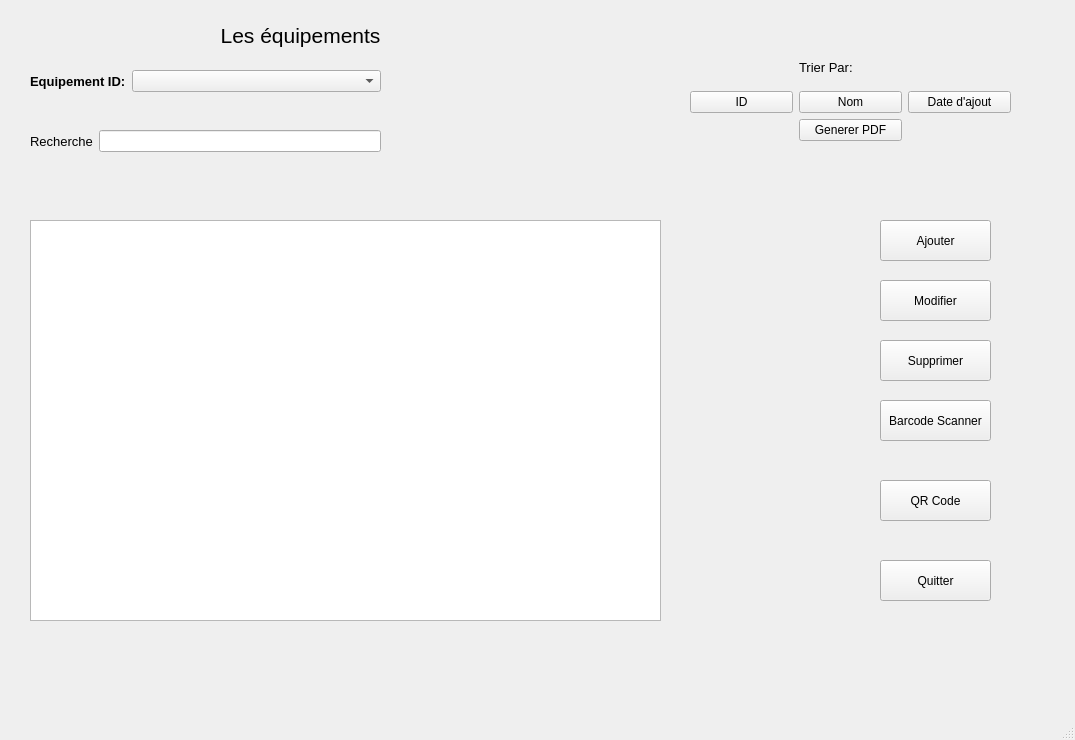
<?xml version="1.0" encoding="UTF-8"?>
<ui version="4.0">
 <class>MainWindow</class>
 <widget class="QMainWindow" name="MainWindow">
  <property name="geometry">
   <rect>
    <x>0</x>
    <y>0</y>
    <width>1075</width>
    <height>740</height>
   </rect>
  </property>
  <property name="windowTitle">
   <string>MainWindow</string>
  </property>
  <widget class="QWidget" name="centralwidget">
   <widget class="QStackedWidget" name="stackedWidget">
    <property name="geometry">
     <rect>
      <x>10</x>
      <y>10</y>
      <width>1031</width>
      <height>691</height>
     </rect>
    </property>
    <property name="currentIndex">
     <number>1</number>
    </property>
    <widget class="QWidget" name="page">
     <widget class="QLabel" name="label">
      <property name="geometry">
       <rect>
        <x>370</x>
        <y>40</y>
        <width>131</width>
        <height>41</height>
       </rect>
      </property>
      <property name="text">
       <string>Ajouter un Equipement</string>
      </property>
     </widget>
     <widget class="QWidget" name="formLayoutWidget">
      <property name="geometry">
       <rect>
        <x>310</x>
        <y>130</y>
        <width>301</width>
        <height>41</height>
       </rect>
      </property>
      <layout class="QFormLayout" name="formLayout">
       <item row="0" column="0">
        <widget class="QLabel" name="label_2">
         <property name="text">
          <string>ID:</string>
         </property>
        </widget>
       </item>
       <item row="0" column="1">
        <widget class="QLineEdit" name="eID"/>
       </item>
      </layout>
     </widget>
     <widget class="QWidget" name="formLayoutWidget_2">
      <property name="geometry">
       <rect>
        <x>310</x>
        <y>260</y>
        <width>301</width>
        <height>41</height>
       </rect>
      </property>
      <layout class="QFormLayout" name="formLayout_2">
       <item row="0" column="0">
        <widget class="QLabel" name="label_3">
         <property name="text">
          <string>Marque:</string>
         </property>
        </widget>
       </item>
       <item row="0" column="1">
        <widget class="QLineEdit" name="e_marque"/>
       </item>
      </layout>
     </widget>
     <widget class="QWidget" name="formLayoutWidget_3">
      <property name="geometry">
       <rect>
        <x>310</x>
        <y>190</y>
        <width>301</width>
        <height>51</height>
       </rect>
      </property>
      <layout class="QFormLayout" name="formLayout_3">
       <item row="0" column="1">
        <widget class="QComboBox" name="e_type">
         <item>
          <property name="text">
           <string/>
          </property>
         </item>
         <item>
          <property name="text">
           <string>PC</string>
          </property>
         </item>
         <item>
          <property name="text">
           <string>Impremente</string>
          </property>
         </item>
         <item>
          <property name="text">
           <string>Clavier</string>
          </property>
         </item>
         <item>
          <property name="text">
           <string>Souris</string>
          </property>
         </item>
         <item>
          <property name="text">
           <string>Software</string>
          </property>
         </item>
        </widget>
       </item>
       <item row="0" column="0">
        <widget class="QLabel" name="label_4">
         <property name="text">
          <string>Type:</string>
         </property>
        </widget>
       </item>
      </layout>
     </widget>
     <widget class="QWidget" name="horizontalLayoutWidget">
      <property name="geometry">
       <rect>
        <x>310</x>
        <y>330</y>
        <width>301</width>
        <height>61</height>
       </rect>
      </property>
      <layout class="QHBoxLayout" name="horizontalLayout">
       <item>
        <widget class="QLabel" name="label_5">
         <property name="text">
          <string>Etat:</string>
         </property>
        </widget>
       </item>
       <item>
        <widget class="QRadioButton" name="radioButton_2">
         <property name="text">
          <string>Fonctionnel</string>
         </property>
        </widget>
       </item>
       <item>
        <widget class="QRadioButton" name="radioButton">
         <property name="text">
          <string>Defectieux</string>
         </property>
        </widget>
       </item>
      </layout>
     </widget>
     <widget class="QWidget" name="horizontalLayoutWidget_2">
      <property name="geometry">
       <rect>
        <x>580</x>
        <y>440</y>
        <width>261</width>
        <height>111</height>
       </rect>
      </property>
      <layout class="QHBoxLayout" name="horizontalLayout_2">
       <item>
        <widget class="QPushButton" name="Add_button">
         <property name="text">
          <string>Ajouter</string>
         </property>
        </widget>
       </item>
       <item>
        <widget class="QPushButton" name="Cancel_button">
         <property name="text">
          <string>Annuler</string>
         </property>
        </widget>
       </item>
      </layout>
     </widget>
    </widget>
    <widget class="QWidget" name="page_2">
     <widget class="QPushButton" name="update_btn">
      <property name="geometry">
       <rect>
        <x>870</x>
        <y>270</y>
        <width>111</width>
        <height>41</height>
       </rect>
      </property>
      <property name="text">
       <string>Modifier</string>
      </property>
     </widget>
     <widget class="QPushButton" name="delete_btn">
      <property name="geometry">
       <rect>
        <x>870</x>
        <y>330</y>
        <width>111</width>
        <height>41</height>
       </rect>
      </property>
      <property name="text">
       <string>Supprimer</string>
      </property>
     </widget>
     <widget class="QPushButton" name="pushButton_3">
      <property name="geometry">
       <rect>
        <x>870</x>
        <y>550</y>
        <width>111</width>
        <height>41</height>
       </rect>
      </property>
      <property name="text">
       <string>Quitter</string>
      </property>
     </widget>
     <widget class="QPushButton" name="pushButton_AjouterLink">
      <property name="geometry">
       <rect>
        <x>870</x>
        <y>210</y>
        <width>111</width>
        <height>41</height>
       </rect>
      </property>
      <property name="text">
       <string>Ajouter</string>
      </property>
     </widget>
     <widget class="QLabel" name="label_6">
      <property name="geometry">
       <rect>
        <x>150</x>
        <y>0</y>
        <width>281</width>
        <height>51</height>
       </rect>
      </property>
      <property name="font">
       <font>
        <pointsize>16</pointsize>
       </font>
      </property>
      <property name="layoutDirection">
       <enum>Qt::LeftToRight</enum>
      </property>
      <property name="text">
       <string>Les équipements</string>
      </property>
      <property name="alignment">
       <set>Qt::AlignCenter</set>
      </property>
     </widget>
     <widget class="QTableView" name="tableView">
      <property name="geometry">
       <rect>
        <x>20</x>
        <y>210</y>
        <width>631</width>
        <height>401</height>
       </rect>
      </property>
     </widget>
     <widget class="QWidget" name="formLayoutWidget_4">
      <property name="geometry">
       <rect>
        <x>20</x>
        <y>60</y>
        <width>351</width>
        <height>52</height>
       </rect>
      </property>
      <layout class="QFormLayout" name="formLayout_4">
       <item row="0" column="0">
        <widget class="QLabel" name="label_7">
         <property name="font">
          <font>
           <pointsize>10</pointsize>
           <weight>75</weight>
           <bold>true</bold>
          </font>
         </property>
         <property name="text">
          <string>Equipement ID:</string>
         </property>
        </widget>
       </item>
       <item row="0" column="1">
        <widget class="QComboBox" name="comboBox"/>
       </item>
      </layout>
     </widget>
     <widget class="QWidget" name="gridLayoutWidget">
      <property name="geometry">
       <rect>
        <x>680</x>
        <y>40</y>
        <width>321</width>
        <height>91</height>
       </rect>
      </property>
      <layout class="QGridLayout" name="gridLayout">
       <item row="1" column="0">
        <widget class="QPushButton" name="tri_id">
         <property name="text">
          <string>ID</string>
         </property>
        </widget>
       </item>
       <item row="0" column="1">
        <widget class="QLabel" name="label_13">
         <property name="font">
          <font>
           <pointsize>10</pointsize>
          </font>
         </property>
         <property name="text">
          <string>Trier Par:</string>
         </property>
        </widget>
       </item>
       <item row="1" column="2">
        <widget class="QPushButton" name="tri_date_ajout">
         <property name="text">
          <string>Date d'ajout</string>
         </property>
        </widget>
       </item>
       <item row="1" column="1">
        <widget class="QPushButton" name="tri_nom">
         <property name="text">
          <string>Nom</string>
         </property>
        </widget>
       </item>
       <item row="2" column="1">
        <widget class="QPushButton" name="pdf_btn">
         <property name="text">
          <string>Generer PDF</string>
         </property>
        </widget>
       </item>
      </layout>
     </widget>
     <widget class="QPushButton" name="arduino">
      <property name="geometry">
       <rect>
        <x>870</x>
        <y>390</y>
        <width>111</width>
        <height>41</height>
       </rect>
      </property>
      <property name="text">
       <string>Barcode Scanner</string>
      </property>
     </widget>
     <widget class="QPushButton" name="QR_btn">
      <property name="geometry">
       <rect>
        <x>870</x>
        <y>470</y>
        <width>111</width>
        <height>41</height>
       </rect>
      </property>
      <property name="text">
       <string>QR Code</string>
      </property>
     </widget>
     <widget class="QLabel" name="QRCODE_4">
      <property name="geometry">
       <rect>
        <x>690</x>
        <y>290</y>
        <width>131</width>
        <height>131</height>
       </rect>
      </property>
      <property name="text">
       <string/>
      </property>
     </widget>
     <widget class="QWidget" name="formLayoutWidget_8">
      <property name="geometry">
       <rect>
        <x>20</x>
        <y>120</y>
        <width>351</width>
        <height>41</height>
       </rect>
      </property>
      <layout class="QFormLayout" name="formLayout_8">
       <item row="0" column="0">
        <widget class="QLabel" name="label_14">
         <property name="font">
          <font>
           <pointsize>10</pointsize>
          </font>
         </property>
         <property name="text">
          <string>Recherche</string>
         </property>
        </widget>
       </item>
       <item row="0" column="1">
        <widget class="QLineEdit" name="Recherche">
         <property name="maximumSize">
          <size>
           <width>16777200</width>
           <height>16777215</height>
          </size>
         </property>
        </widget>
       </item>
      </layout>
     </widget>
    </widget>
    <widget class="QWidget" name="page_3">
     <widget class="QLabel" name="label_8">
      <property name="geometry">
       <rect>
        <x>290</x>
        <y>30</y>
        <width>191</width>
        <height>51</height>
       </rect>
      </property>
      <property name="font">
       <font>
        <pointsize>10</pointsize>
       </font>
      </property>
      <property name="text">
       <string>Modifier un Equipement</string>
      </property>
     </widget>
     <widget class="QWidget" name="formLayoutWidget_5">
      <property name="geometry">
       <rect>
        <x>230</x>
        <y>110</y>
        <width>281</width>
        <height>41</height>
       </rect>
      </property>
      <layout class="QFormLayout" name="formLayout_5">
       <item row="0" column="0">
        <widget class="QLabel" name="label_9">
         <property name="text">
          <string>ID:</string>
         </property>
        </widget>
       </item>
       <item row="0" column="1">
        <widget class="QComboBox" name="id_comboBox"/>
       </item>
      </layout>
     </widget>
     <widget class="QWidget" name="formLayoutWidget_7">
      <property name="geometry">
       <rect>
        <x>230</x>
        <y>170</y>
        <width>281</width>
        <height>41</height>
       </rect>
      </property>
      <layout class="QFormLayout" name="formLayout_7">
       <item row="0" column="1">
        <widget class="QComboBox" name="e_type_2">
         <item>
          <property name="text">
           <string/>
          </property>
         </item>
         <item>
          <property name="text">
           <string>PC</string>
          </property>
         </item>
         <item>
          <property name="text">
           <string>Impremente</string>
          </property>
         </item>
         <item>
          <property name="text">
           <string>Clavier</string>
          </property>
         </item>
         <item>
          <property name="text">
           <string>Souris</string>
          </property>
         </item>
         <item>
          <property name="text">
           <string>Software</string>
          </property>
         </item>
        </widget>
       </item>
       <item row="0" column="0">
        <widget class="QLabel" name="label_11">
         <property name="text">
          <string>Type:</string>
         </property>
        </widget>
       </item>
      </layout>
     </widget>
     <widget class="QWidget" name="formLayoutWidget_6">
      <property name="geometry">
       <rect>
        <x>230</x>
        <y>230</y>
        <width>281</width>
        <height>41</height>
       </rect>
      </property>
      <layout class="QFormLayout" name="formLayout_6">
       <item row="0" column="0">
        <widget class="QLabel" name="label_10">
         <property name="text">
          <string>Marque:</string>
         </property>
        </widget>
       </item>
       <item row="0" column="1">
        <widget class="QLineEdit" name="e_marque_2"/>
       </item>
      </layout>
     </widget>
     <widget class="QWidget" name="horizontalLayoutWidget_3">
      <property name="geometry">
       <rect>
        <x>230</x>
        <y>290</y>
        <width>281</width>
        <height>51</height>
       </rect>
      </property>
      <layout class="QHBoxLayout" name="horizontalLayout_3">
       <item>
        <widget class="QLabel" name="label_12">
         <property name="text">
          <string>Etat:</string>
         </property>
        </widget>
       </item>
       <item>
        <widget class="QRadioButton" name="radioButton_3">
         <property name="text">
          <string>Fonctionnel</string>
         </property>
        </widget>
       </item>
       <item>
        <widget class="QRadioButton" name="radioButton_4">
         <property name="text">
          <string>Defectieux</string>
         </property>
        </widget>
       </item>
      </layout>
     </widget>
     <widget class="QWidget" name="horizontalLayoutWidget_4">
      <property name="geometry">
       <rect>
        <x>460</x>
        <y>420</y>
        <width>251</width>
        <height>101</height>
       </rect>
      </property>
      <layout class="QHBoxLayout" name="horizontalLayout_4">
       <item>
        <widget class="QPushButton" name="Update_button">
         <property name="text">
          <string>Modifier</string>
         </property>
        </widget>
       </item>
       <item>
        <widget class="QPushButton" name="Cancel_button_2">
         <property name="text">
          <string>Annuler</string>
         </property>
        </widget>
       </item>
      </layout>
     </widget>
    </widget>
    <widget class="QWidget" name="page_4">
     <widget class="QLabel" name="label_22">
      <property name="geometry">
       <rect>
        <x>400</x>
        <y>40</y>
        <width>191</width>
        <height>51</height>
       </rect>
      </property>
      <property name="font">
       <font>
        <pointsize>12</pointsize>
        <weight>75</weight>
        <bold>true</bold>
       </font>
      </property>
      <property name="text">
       <string>Arduino</string>
      </property>
     </widget>
     <widget class="QWidget" name="horizontalLayoutWidget_8">
      <property name="geometry">
       <rect>
        <x>560</x>
        <y>420</y>
        <width>251</width>
        <height>101</height>
       </rect>
      </property>
      <layout class="QHBoxLayout" name="horizontalLayout_8">
       <item>
        <widget class="QPushButton" name="send_mail">
         <property name="text">
          <string>Envoyer</string>
         </property>
        </widget>
       </item>
       <item>
        <widget class="QPushButton" name="Cancel_button_4">
         <property name="text">
          <string>Annuler</string>
         </property>
        </widget>
       </item>
      </layout>
     </widget>
     <widget class="QLabel" name="res_arduino">
      <property name="geometry">
       <rect>
        <x>280</x>
        <y>160</y>
        <width>391</width>
        <height>191</height>
       </rect>
      </property>
      <property name="text">
       <string/>
      </property>
     </widget>
    </widget>
   </widget>
  </widget>
  <widget class="QMenuBar" name="menubar">
   <property name="geometry">
    <rect>
     <x>0</x>
     <y>0</y>
     <width>1075</width>
     <height>26</height>
    </rect>
   </property>
  </widget>
  <widget class="QStatusBar" name="statusbar"/>
 </widget>
 <resources/>
 <connections/>
</ui>
